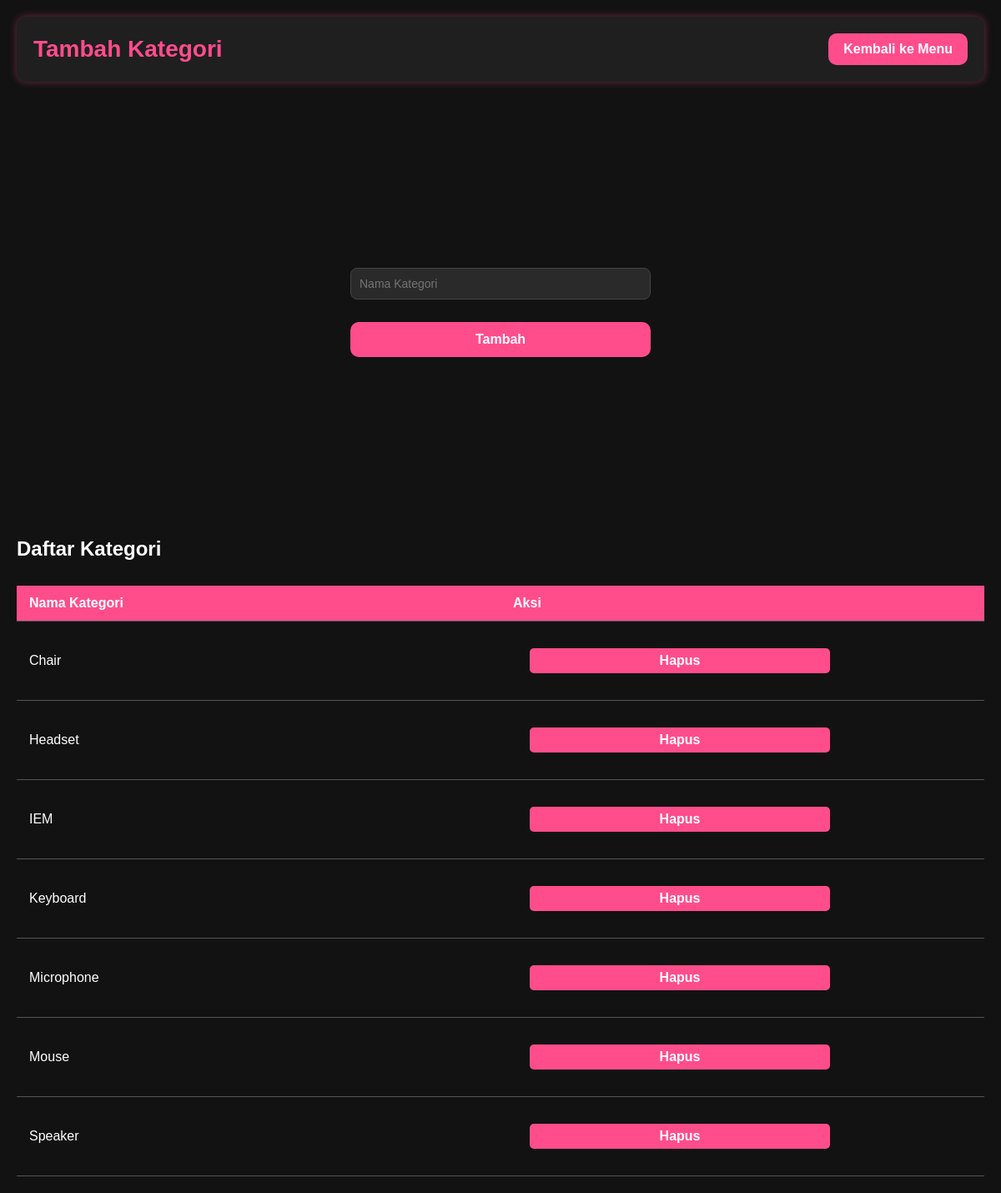
Page /tambahKategori.php (signed in) on the committed database.
### tables this page shows
CREATE TABLE `categories` (
  `id_category` int(11) NOT NULL,
  `name` varchar(50) NOT NULL
);

### tambahKategori.php (the view, shortened to what this page needs)
<?php
require_once 'koneksiDB.php';
$categories = $conn->query("SELECT * FROM categories");
?>
<!DOCTYPE html>
<html lang="id">
<head>
    <link rel="stylesheet" href="style/adminKelolaProduk.css">
</head>
<body>
    <header>
        <h1>Tambah Kategori</h1>
        <a href="kelolaProduk.php" class="kembali-btn">Kembali ke Menu</a>
    </header>
    <div class="container">
        <form method="POST" onsubmit="return confirm('Yakin ingin menambahkan kategori ini?')">
            <input type="text" name="category_name" placeholder="Nama Kategori" required>
            <button type="submit" name="add_category">Tambah</button>
        </form>
    </div>
    <br>
    <br>
    <h2>Daftar Kategori</h2>
        <table class="kategori-table">
            <thead>
                <tr>
                    <th>Nama Kategori</th>
                    <th>Aksi</th>
                </tr>
            </thead>
            <tbody>
                <?php while ($cat = $categories->fetch_assoc()): ?>
                <tr>
                    <td><?= htmlspecialchars($cat['name']) ?></td>
                    <td>
                        <form method="POST" onsubmit="return confirm('Yakin ingin menghapus kategori ini?')">
                            <button type="submit" name="delete_category" class="hapus-btn">Hapus</button>
                        </form>
                    </td>
                </tr>
                <?php endwhile; ?>
            </tbody>
        </table>
</body>
</html>

### style/adminKelolaProduk.css (style rules this page uses)
* { margin: 0; padding: 0; box-sizing: border-box; font-family: 'Orbitron', sans-serif; }
body { background-color: #121212; color: #ffffff; padding: 20px; }
header { display: flex; justify-content: space-between; align-items: center; background: #1f1f1f; padding: 20px; border-radius: 12px; box-shadow: 0 0 10px rgba(255, 77, 139, 0.4); margin-bottom: 30px; }
header h1 { color: #ff4d8b; font-size: 28px; }
.kembali-btn { background-color: #ff4d8b; color: white; padding: 10px 18px; border: none; border-radius: 10px; text-decoration: none; transition: background 0.3s; font-weight: bold; }
.container { display: grid; gap: 30px; grid-template-columns: 1fr 1fr; }
form input[type="text"], form input[type="number"], form input[type="file"], form textarea, form select { width: 100%; padding: 10px; margin: 12px 0; border: 1px solid #444; border-radius: 8px; background-color: #2a2a2a; color: white; font-size: 14px; outline: none; transition: border 0.3s; }
form button { background-color: #ff4d8b; color: white; padding: 12px 20px; border: none; border-radius: 10px; cursor: pointer; font-weight: bold; transition: background 0.3s; }

### tambahKategori.php (style rules this page uses)
.kategori-table { width: 100%; border-collapse: collapse; margin-top: 30px; }
.kategori-table th, .kategori-table td { padding: 12px 15px; text-align: left; border-bottom: 1px solid #555; color: #fff; }
.kategori-table th { background-color: #ff4d8b; color: #fff; }
.hapus-btn { background-color: #ff4d8b; color: #fff; border: none; padding: 6px 12px; border-radius: 5px; cursor: pointer; transition: background 0.3s ease; }
.container { display: flex; justify-content: center; align-items: center; flex-direction: column; min-height: 60vh; }
form { display: flex; flex-direction: column; align-items: center; gap: 15px; width: 100%; max-width: 400px; padding: 20px; }
select, input[type="number"], button { width: 100%; padding: 10px; font-size: 1rem; border-radius: 8px; border: 1px solid #ccc; }

### rows in the picture
categories: name "Chair"
categories: name "Headset"
categories: name "IEM"
categories: name "Keyboard"
categories: name "Microphone"
categories: name "Mouse"
categories: name "Speaker"
